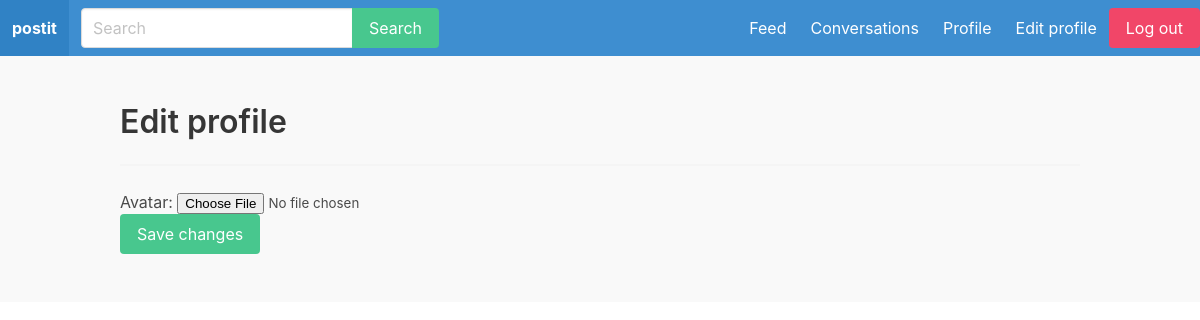
The app's page /edit_profile/ (signed in), older data.
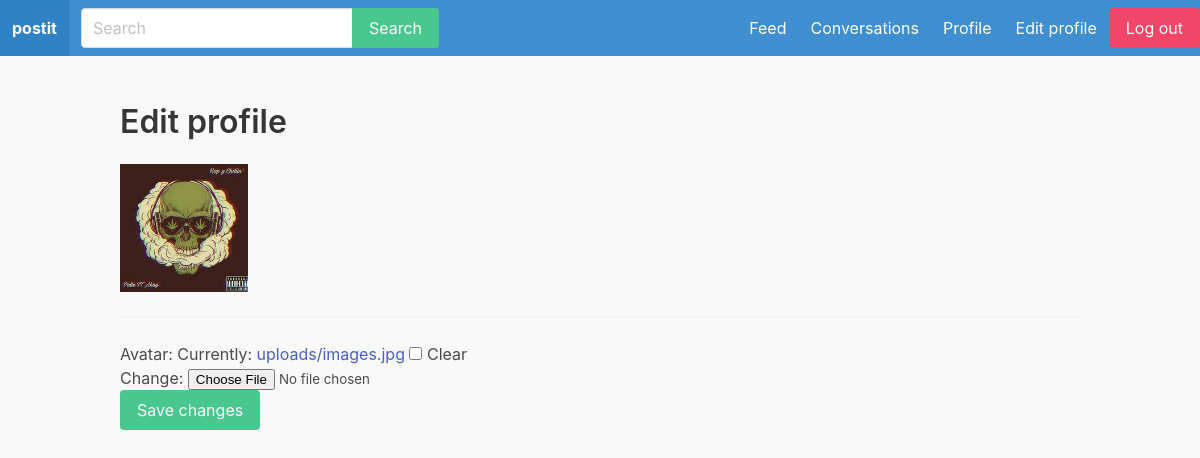
The same page, newer data.
### apps/postitprofile/models.py (models this page shows)
class PostitProfile(models.Model):
	user = models.OneToOneField(User, on_delete=models.CASCADE)
	follows = models.ManyToManyField('self', related_name = "followed_by", symmetrical = False)
	avatar = models.ImageField(upload_to = 'uploads/', blank = True, null = True)

### apps/postitprofile/views.py (the view)
# urls.py: path('edit_profile/', edit_profile, name = 'edit_profile'),
@login_required
def edit_profile(request):
	if request.method == 'POST':
		form = postitprofileform(request.POST, request.FILES, instance = request.user.postitprofile)
		if form.is_valid():
			form.save()
			return redirect('postitprofile', username = request.user.username)
	else:
		form = postitprofileform(instance = request.user.postitprofile)
	context = {
		'user' : request.user,
		'form' : form
	}
	return render(request, 'postitprofile/edit_profile.html', context)

### apps/postitprofile/forms.py
class postitprofileform(forms.ModelForm):
	class Meta:
		model = PostitProfile
		fields = ('avatar',)

### apps/postitprofile/templates/postitprofile/edit_profile.html (shortened to what this page needs)
{% extends 'core/base.html' %}
{% load humanize %}
{% block content %}
	<div class="container">
		<div class="columns">
			<div class="column is-12">
				<h1 class="title"> Edit profile </h1>
				{% if user.postitprofile.avatar %}
					<figure class="image is-128x128">
						<img src="{{user.postitprofile.avatar.url}}">
					</figure>
				{% endif%}
				<hr>
				<form method="post" enctype="multipart/form-data" action=".">
					{{form.as_p}}
					<div class="field">
						<div class="control">
							<button class="button is-success"> Save changes </button>
						</div>
					</div>
				</form>
			</div>
		</div>
	</div>
{% endblock %}

### apps/core/templates/core/base.html (shortened to what this page needs)
<!DOCTYPE html>
{% load static %}
<html>
    <head>
        <link rel="stylesheet" href="https://cdn.jsdelivr.net/npm/bulma@0.9.0/css/bulma.min.css">
        <link rel="stylesheet" href="{% static 'css/main.css' %}">
    </head>
    <body>
        <nav class="navbar is-info" role="navigation">
            <div class="navbar-brand">
                <a href="/" class="navbar-item"><strong>postit</strong></a>
            </div>
            <div class="navbar-menu">
                <div class="navbar-start">
                    <div class="navbar-item">
                        <form method="get" action="{% url 'search' %}">
                            <div class="field has-addons">
                                <div class="control">
                                    <input type="text" class="input" placeholder="Search" name="query">
                                </div>
                                <div class="control">
                                    <button class="button is-success">Search</button>
                                </div>
                            </div>
                        </form>
                    </div>
                </div>
            </div>
            <div class = "navbar-menu">
                <div class = "navbar-end">
                    {% if request.user.is_authenticated %}
                        <a href = "{% url 'feed' %}" class = "navbar-item"> Feed </a>
                        <a href = "{% url 'conversations' %}" class = "navbar-item"> Conversations </a>
                        <a href = "{% url 'postitprofile' request.user.username %}" class = "navbar-item"> Profile </a>
                        <a href="{% url 'edit_profile' %}" class="navbar-item">Edit profile</a>
                    {% endif %}
                    <div class="buttons">
                        {% if request.user.is_authenticated %}
                                <a href="{% url 'logout' %}" class="button is-danger">Log out</a>
                        {% else %}
                            <a href="{% url 'signup' %}" class="button is-success"><strong>Sign up</strong></a>
                            <a href="{% url 'login' %}" class="button is-light">Log in</a>
                        {% endif %}
                    </div>
                </div>
            </div>
        </nav>
        <section class="section">
            {% block content %}
            {% endblock %}
        </section>
    </body>
</html>

### static/css/main.css (style rules this page uses)
body { background: #f9f9f9; }

Row changes from the older to the newer data that the page shows:
changed PostitProfile: avatar empty → "uploads/images.jpg" (drawn)
Text that changed along with them:
form field as_p: (not shown) → "☐"
text no longer shown: "Avatar:"
text now shown: "Avatar: Currently: uploads/images.jpg Clear Change:"
